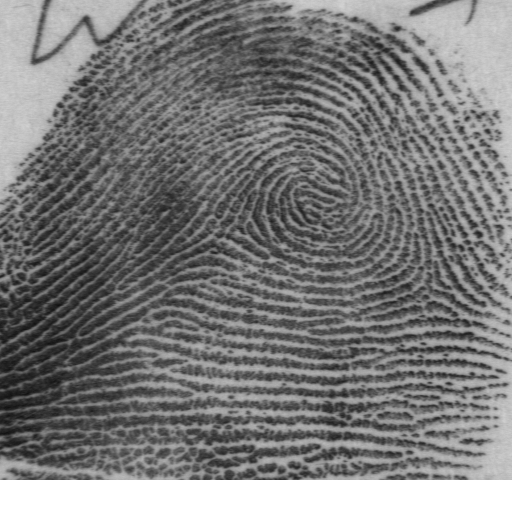
#> input picture fig/f0001_01.png, 512 x 512 px; its folder holds only this picture in this run
$ jupyter execute --allow-errors FingerprintOpenCV.ipynb
#> lines starting #> are read from the running program, lines starting #| are printed output that depends on the picture; after the words box and inside, x2 and y2 are one past the last pixel; in counts of white or black regions, pixels touching at a corner belong together
### Proposta de Melhoria na Detecção de Minúcias em Impressões Digitais Pelo NBIS Através de Algoritmos de Visão Computacional

Embora as técnicas de representação individual continuem sendo aprimoradas, como reconhecimento de íris, voz e rosto. Reconhecimento de impressão digital ainda é um meio bastante comum no dia-a-dia, como em celulares, computadores, caixas eletrônicos, etc. Cada impressão digital é única e essa unicidade deve ser comprovada e comparada para que o acesso seja autenticado ou negado em caso de fraude, por exemplo. Os meios para que essa verificação seja feita é dada pela posição e tipo de minúcias detectadas numa impressão, nesse ambiente, quanto maior a quantidade e qualidade, melhor o resultado. Este meta-artigo propõe um método para aumentar a quantidade de minúcias detectadas pelo software NBIS através de algoritmos de visão computacional aplicadas as impressões digitais escaneadas.

[cell 1]
# !/usr/bin/python

import cv2
import numpy as np
import os

import pandas as pd
import csv

import matplotlib.pyplot as plt
import seaborn as sns

import datetime

nome_pasta = "fig"
nome_pasta_saida = "output"

mindtct_path = "bin/./mindtct"
nfiq_path = "bin/./nfiq "
nfiq2_path = "bin/./nfiq2 "

lista_nome_imagens = []
lista_filtro_imagens = []
lista_numero_minucias = []

lista_nfiq_score = []
lista_nfiq2_score = []

lista_quality_map = []

#### Limpar pasta de saida
Todos os arquivos da pasta `output` serão apagados.

[cell 2]
def remove_all_files_output_folder():
    for root, dirs, files in os.walk(nome_pasta_saida, topdown=False):
        for name in files:
            os.remove(os.path.join(root, name))

#### Aplicação de filtros de limiar as imagens de impressão digital
A função seguinte recebe o diretório de uma imagem e aplica cada um dos seguintes filtros salvando as alterações.

Filtros:
- Binary
- Binary Invert
- Trunc
- Thresh to Zero
- Thresh to Zero Invert
- No Filter

A quantidade de imagens na pasta `fig` deverá ser `6n`, onde `n` é a quantidade inicial.

[cell 3]
def save_many_thresholds(image_path):
#> called with image_path = 'fig/f0001_01.png'
    img = cv2.imread(image_path, 0)
#> img is the input picture: shape (512, 512); min 16, max 255, mean 122

    ret,thresh1 = cv2.threshold(img,127,255,cv2.THRESH_BINARY)
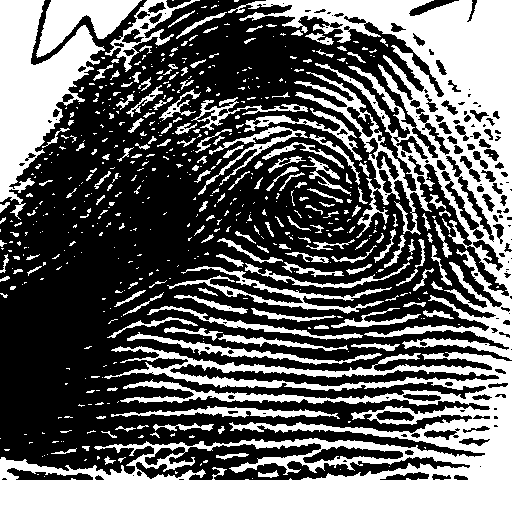
#> thresh1: shape (512, 512); 40% white; 558 white regions (379 under 20 px), largest, box (x1, y1, x2, y2) and area: (0, 346, 512, 512) 37295, (228, 0, 512, 360) 30144, (0, 0, 105, 220) 10277
    cv2.imwrite(image_path[:-4]+'[BINA].png',thresh1)

    ret,thresh2 = cv2.threshold(img,127,255,cv2.THRESH_BINARY_INV)
    cv2.imwrite(image_path[:-4]+'[BINV].png',thresh2)

    ret,thresh3 = cv2.threshold(img,127,255,cv2.THRESH_TRUNC)
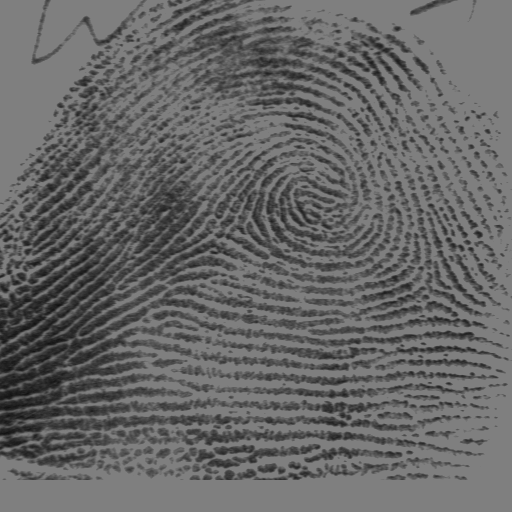
#> thresh3: shape (512, 512); min 16, max 127, mean 102.6
    cv2.imwrite(image_path[:-4]+'[TRUC].png',thresh3)

    ret,thresh4 = cv2.threshold(img,127,255,cv2.THRESH_TOZERO)
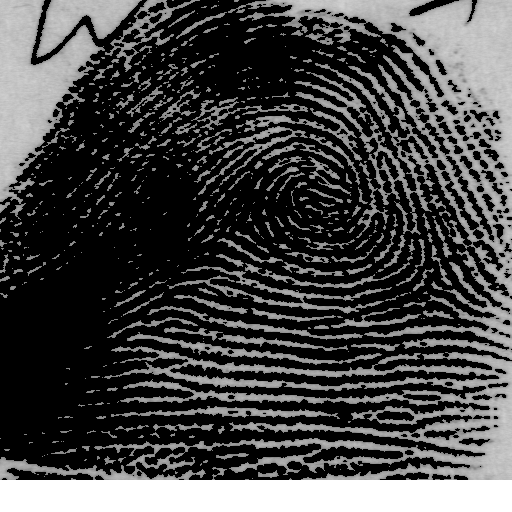
#> thresh4: shape (512, 512); min 0, max 255, mean 70.2
    cv2.imwrite(image_path[:-4]+'[TZER].png',thresh4)

    ret,thresh5 = cv2.threshold(img,127,255,cv2.THRESH_TOZERO_INV)
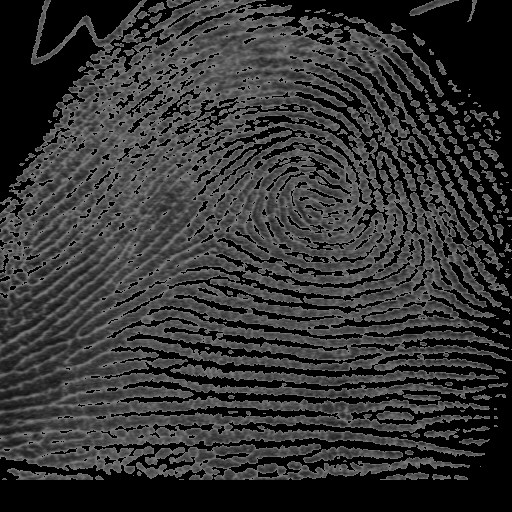
#> thresh5: shape (512, 512); min 0, max 127, mean 51.8
    cv2.imwrite(image_path[:-4]+'[TOZI].png',thresh5)

#### NFIQ Score
Para executar, use o seguinte comando:
`nifq nome_imagem.png`
O retorno da função será a qualidade da imagem, valor discreto entre `[1-5]`.

[cell 4]
def calculate_nfiq_score(image_path):
    command = str(nfiq_path+image_path)
    try:
        score = os.popen(command).readlines()[0]
    except:
        return 0
    return int(score)

#### NFIQ2 Score
Para executar, use o seguinte comando:
`nifq2 nome_imagem.png`
O retorno da função será a qualidade da imagem, valor discreto entre `[0-100]` ou `255` em caso de erro de computação.

[cell 5]
def calculate_nfiq2_score(image_path):
    command = str(nfiq2_path+image_path)
    try:
        score = os.popen(command).readlines()[0]
    except:
        return 1
    return int(score)

#### Arquivo de Minúcia para Inteiro
Para cada arquivo de minúcia `.min` gerado, extrai-se apenas a informação de quantas descrições de minúcias aquele arquivo possui.

[cell 6]
def min_to_minutiae_number(min_file):
    f = open(min_file)
    # use readline() to read the first line
    line = f.readline()
    c = 1
    while line:
        line = f.readline()
        c = c + 1
        if(c == 3):
            quantidade_minucias = line
            break
    f.close()
    return int(quantidade_minucias.split()[0])

#### Quality Map

[cell 7]
def minutiae_quality_map(qm_file):
    f = open(qm_file)
    line = f.readline()
    map_quality = line

    while line:
        line = f.readline()
        map_quality = map_quality + line
    f.close()

    str_lista_map_quality = map_quality.split(' ')
    int_lista_map_quality = []

    for i in str_lista_map_quality:
        if(str(i).isdigit()):
            int_lista_map_quality.append(int(i))

    media = sum(int_lista_map_quality) / float(len(int_lista_map_quality))
    return media

#### Aplicação de filtros de limiar as imagens de impressão digital (Batch)
Para cada imagem da pasta `fig`, cada um dos seguintes filtros serão aplicados e salvos:

[cell 8]
for root, dirs, files in os.walk(nome_pasta, topdown=False):
    for name in files:
        save_many_thresholds(str(os.path.join(root, name)))

#### NFIQ e NFIQ2 Score (Batch)
Para cada imagem gerada, executa as funções de score do NFIQ e NFIQ2:

[cell 9]
for root, dirs, files in os.walk(nome_pasta, topdown=False):
    for name in files:
        lista_nfiq_score.append(calculate_nfiq_score(os.path.join(root, name)))
        lista_nfiq2_score.append(calculate_nfiq2_score(os.path.join(root, name)))

#### Detecção de minucias pelo NBIS
Para cada imagem gerada, executar o seguinte comando:
`mindtct -m1 nome_imagem.png output`
Após a shamada serão gerados alguns arquivos na pasta `output`, na qual, apenas o arquivo com extensão `.min` será útil nesse cenário.

[cell 10]
for root, dirs, files in os.walk(nome_pasta, topdown=False):
    for name in files:
        command = ' '.join([str(mindtct_path), '-m1', str(os.path.join(root, name)), str(os.path.join(nome_pasta_saida, name))])
        os.system(command)
